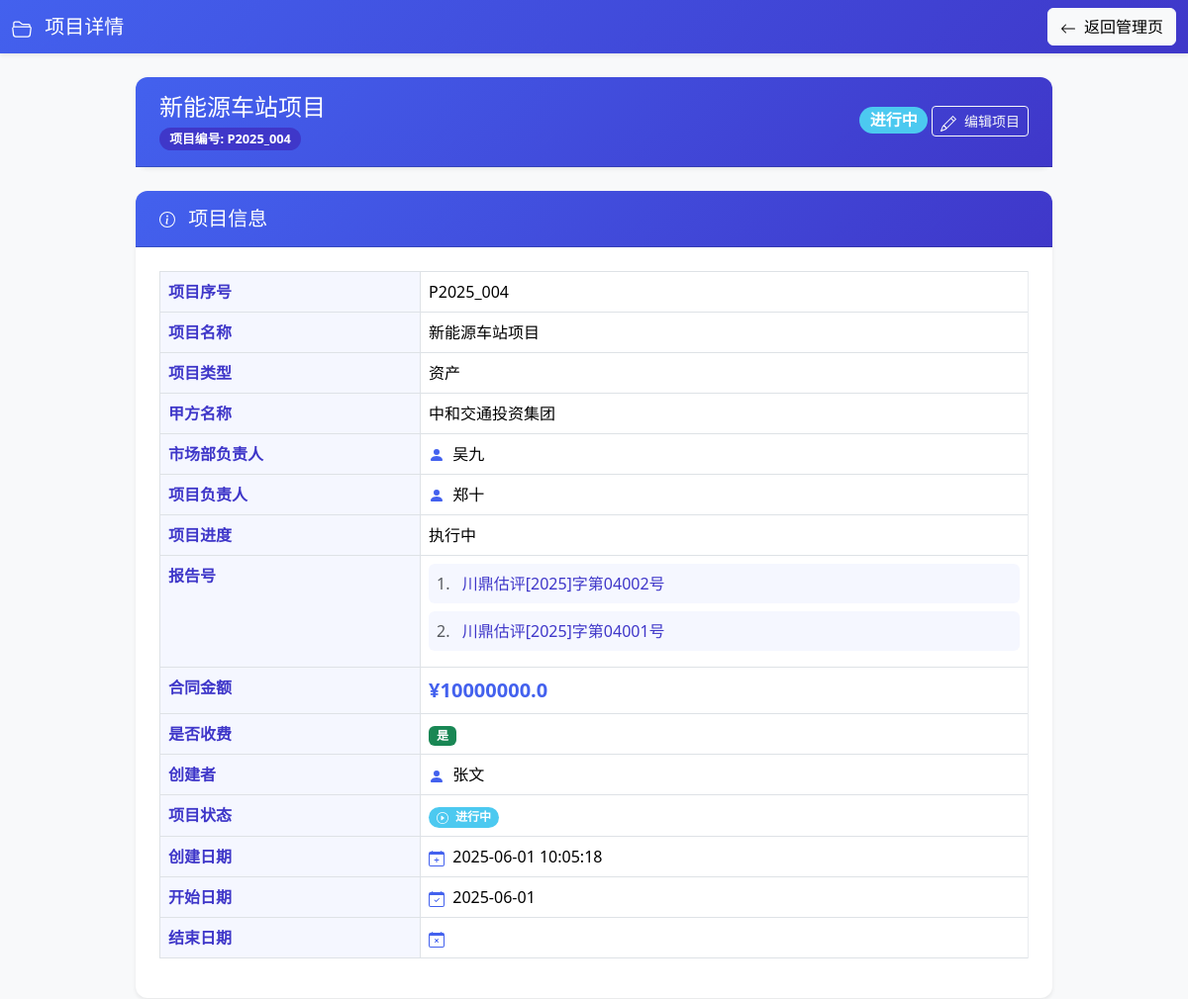
Before: /project/4 (signed in, upper part) with the older database file.
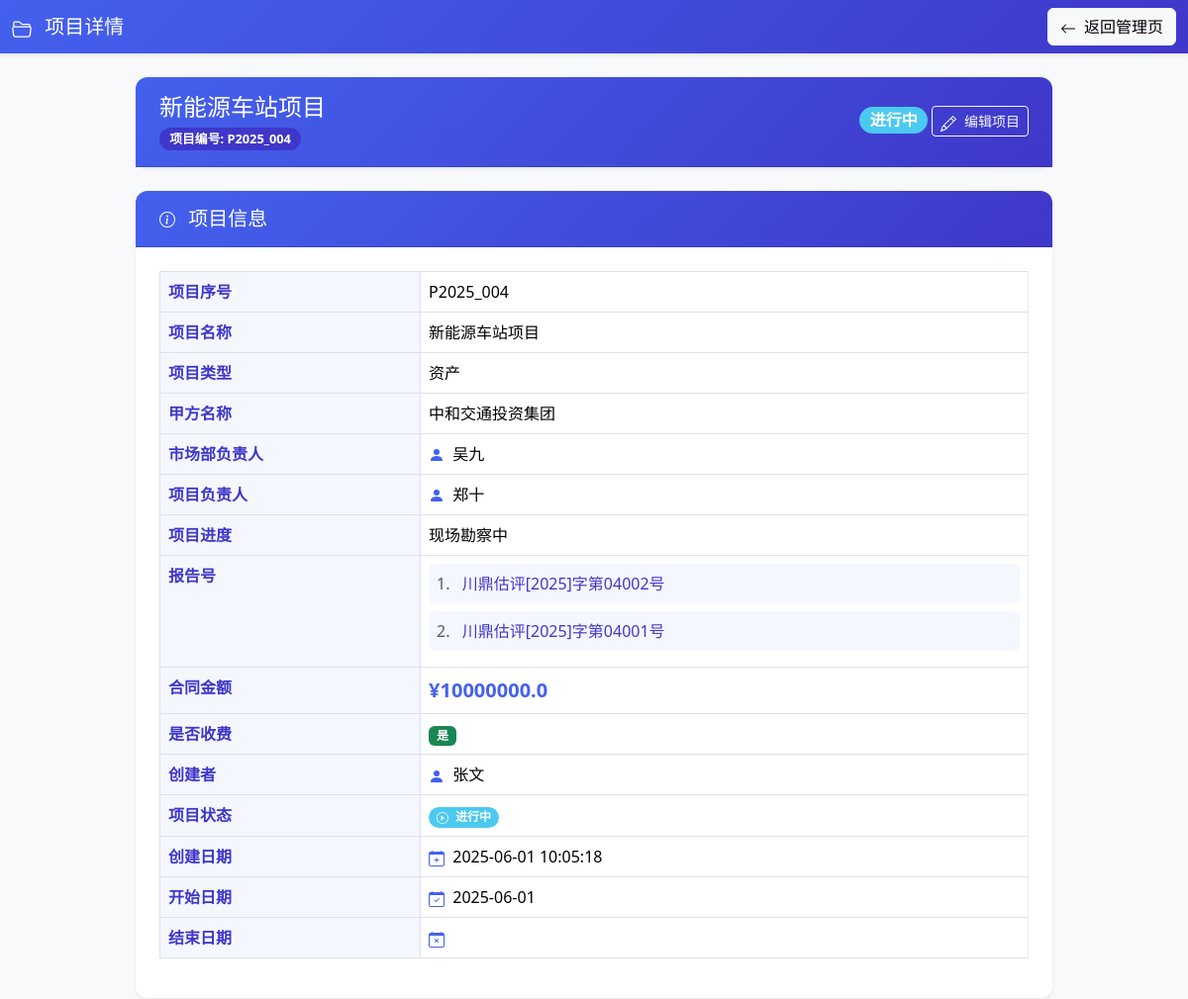
After: the same page with the newer database file.
### tables this page shows
CREATE TABLE projects (
        id INTEGER PRIMARY KEY AUTOINCREMENT,
        project_no TEXT,                 -- ① 项目序号
        name TEXT,                       -- ② 项目名称
        project_type TEXT,               -- ③ 项目类型
        client_name TEXT,                -- ④ 甲方名称
        market_leader TEXT,              -- ⑤ 市场部负责人用户名
        project_leader TEXT,             -- ⑥ 项目负责人用户名
        progress TEXT,                   -- ⑦ 项目进度
        report_numbers TEXT,             -- ⑧ 报告号（多个以逗号分隔）
        amount REAL,                     -- ⑨ 合同金额
        is_paid TEXT,                    -- ⑩ 是否收费（是/否）
        creator TEXT,                    -- ⑪ 项目创建人用户名
        creator_realname TEXT,           -- ⑫ 项目创建人真实姓名
        start_date TEXT,                 -- ⑬ 开始日期
        end_date TEXT,                   -- ⑭ 结束日期
        status TEXT,                     -- ⑮ 状态
        contract_file TEXT,
        create_date TEXT
    );

CREATE TABLE users (
        id INTEGER PRIMARY KEY AUTOINCREMENT,
        username TEXT UNIQUE NOT NULL,
        realname TEXT,
        user_type TEXT,
        password TEXT,
        -- 新增字段
        phone TEXT,
        email TEXT,
        hire_date TEXT,
        education TEXT,
        position TEXT,
        department TEXT,
        create_time TEXT DEFAULT CURRENT_TIMESTAMP,
        update_time TEXT DEFAULT CURRENT_TIMESTAMP
    );

CREATE TABLE reports (
        id INTEGER PRIMARY KEY AUTOINCREMENT,
        report_no TEXT NOT NULL,         -- 报告号
        project_id INTEGER,              -- 关联的项目ID
        report_type TEXT,                -- 报告类型（新增字段）
        file_paths TEXT,                 -- 文件路径（多个以逗号分隔）
        creator TEXT,                    -- 创建人用户名
        creator_realname TEXT,           -- 创建人真实姓名
        create_date TEXT,                -- 创建日期
        reviewer1 TEXT,                  -- 复核人1用户名
        reviewer2 TEXT,                  -- 复核人2用户名
        reviewer3 TEXT,                  -- 复核人3用户名
        signer1 TEXT,                    -- 签字人1用户名
        signer2 TEXT,                    -- 签字人2用户名
        FOREIGN KEY (project_id) REFERENCES projects (id)
    );

### routes/project_routes.py (the view)
@router.get("/project/{project_id}", response_class=HTMLResponse)
async def project_info(
    request: Request,
    project_id: int,
    user: dict = Depends(login_required),
    db: sqlite3.Connection = Depends(get_db)
):
    return await project_service.get_project_info(request, project_id, user, db)

### templates/project_info.html (shortened to what this page needs)
<!DOCTYPE html>
<html lang="zh-CN">
<head>
  <link href="https://cdn.jsdelivr.net/npm/bootstrap@5.3.2/dist/css/bootstrap.min.css" rel="stylesheet">
</head>
<body class="bg-light">
  <nav class="navbar navbar-dark shadow-sm">
    <div class="container-fluid">
      <span class="navbar-brand mb-0 h1">
        项目详情
      </span>
      <a href="/admin" class="btn btn-light">
        <svg xmlns="http://www.w3.org/2000/svg" width="16" height="16" fill="currentColor" class="bi bi-arrow-left me-1"
          viewBox="0 0 16 16">
          <path fill-rule="evenodd"
            d="M15 8a.5.5 0 0 0-.5-.5H2.707l3.147-3.146a.5.5 0 1 0-.708-.708l-4 4a.5.5 0 0 0 0 .708l4 4a.5.5 0 0 0 .708-.708L2.707 8.5H14.5A.5.5 0 0 0 15 8z" />
        </svg>
        返回管理页
      </a>
    </div>
  </nav>
  <div class="container mt-4">
    <div class="row">
      <div class="col-lg-10 mx-auto">
        <div class="card shadow-sm mb-4">
          <div class="card-header py-3">
            <div class="d-flex justify-content-between align-items-center">
              <div>
                <h4 class="mb-1">{{ project.name }}</h4>
                {% if project.project_no %}
                <span class="badge project-no-badge">项目编号: {{ project.project_no }}</span>
                {% endif %}
              </div>
              <div>
                {% if project.status == 'active' %}
                <span class="badge status-badge status-active fs-6">进行中</span>
                {% elif project.status == 'completed' %}
                <span class="badge status-badge status-completed fs-6">已完成</span>
                {% elif project.status == 'paused' %}
                <span class="badge status-badge status-paused fs-6">已暂停</span>
                {% elif project.status == 'cancelled' %}
                <span class="badge status-badge status-cancelled fs-6">已取消</span>
                {% else %}
                <span class="badge status-badge status-active fs-6">进行中</span>
                {% endif %}
                {% if project_operation_permission and project.status == 'active' %}
                <a href="/project/{{ project.id }}/edit" class="btn btn-outline-light btn-sm">
                  编辑项目
                </a>
                {% endif %}
              </div>
            </div>
          </div>
        </div>
        <div class="card shadow-sm mb-4">
          <div class="card-header">
            <h5 class="mb-0">
              项目信息
            </h5>
          </div>
          <div class="card-body">
            <div class="table-responsive">
              <table class="table table-bordered table-hover table-details">
                <tbody>
                  <tr>
                    <th>项目序号</th>
                    <td>
                      {% if project.project_no %}
                      {{ project.project_no }}
                      {% else %}
                      <span class="text-muted">未设置</span>
                      {% endif %}
                    </td>
                  </tr>
                  <tr>
                    <th>项目名称</th>
                    <td>{{ project.name }}</td>
                  </tr>
                  <tr>
                    <th>项目类型</th>
                    <td>
                      {% if project.project_type %}
                      {{ project.project_type }}
                      {% else %}
                      <span class="text-muted">未设置</span>
                      {% endif %}
                    </td>
                  </tr>
                  <tr>
                    <th>甲方名称</th>
                    <td>
                      {% if project.client_name %}
                      {{ project.client_name }}
                      {% else %}
                      <span class="text-muted">未设置</span>
                      {% endif %}
                    </td>
                  </tr>
                  <tr>
                    <th>市场部负责人</th>
                    <td>
                      {% if project.market_leader_realname %}
                      <svg xmlns="http://www.w3.org/2000/svg" width="16" height="16" fill="currentColor"
                        class="bi bi-person-fill me-1 info-icon" viewBox="0 0 16 16">
                        <path d="M3 14s-1 0-1-1 1-4 6-4 6 3 6 4-1 1-1 1H3Zm5-6a3 3 0 1 0 0-6 3 3 0 0 0 0 6Z" />
                      </svg>
                      {{ project.market_leader_realname }}
                      {% else %}
                      <span class="text-muted">未设置</span>
                      {% endif %}
                    </td>
                  </tr>
                  <tr>
                    <th>项目负责人</th>
                    <td>
                      {% if project.project_leader_realname %}
                      <svg xmlns="http://www.w3.org/2000/svg" width="16" height="16" fill="currentColor"
                        class="bi bi-person-fill me-1 info-icon" viewBox="0 0 16 16">
                        <path d="M3 14s-1 0-1-1 1-4 6-4 6 3 6 4-1 1-1 1H3Zm5-6a3 3 0 1 0 0-6 3 3 0 0 0 0 6Z" />
                      </svg>
                      {{ project.project_leader_realname }}
                      {% else %}
                      <span class="text-muted">未设置</span>
                      {% endif %}
                    </td>
                  </tr>
                  <tr>
                    <th>项目进度</th>
                    <td>
                      {% if project.progress %}
                      {{ project.progress }}
                      {% else %}
                      <span class="text-muted">未设置</span>
                      {% endif %}
                    </td>
                  </tr>
                  <tr>
                    <th>报告号</th>
                    <td>
                      {% if reports %}
                      <div class="report-numbers-list">
                        {% for report in reports %}
                        <div class="report-number-item">
                          <span class="text-muted me-2">{{ loop.index }}.</span>
                          <span class="report-no-text">{{ report.report_no }}</span>
                        </div>
                        {% endfor %}
                      </div>
                      {% else %}
                      <span class="text-muted">暂无报告</span>
                      {% endif %}
                    </td>
                  </tr>
                  <tr>
                    <th>合同金额</th>
                    <td>
                      <span class="amount-highlight">
                        {% if project.amount %}
                        ¥{{ project.amount }}
                        {% else %}
                        <span class="text-muted">未设置</span>
                        {% endif %}
                      </span>
                    </td>
                  </tr>
                  <tr>
                    <th>是否收费</th>
                    <td>
                      {% if project.is_paid == '是' %}
                      <span class="badge bg-success">是</span>
                      {% elif project.is_paid == '否' %}
                      <span class="badge bg-secondary">否</span>
                      {% else %}
                      <span class="text-muted">未设置</span>
                      {% endif %}
                    </td>
                  </tr>
                  <tr>
                    <th>创建者</th>
                    <td>
                      <svg xmlns="http://www.w3.org/2000/svg" width="16" height="16" fill="currentColor"
                        class="bi bi-person-fill me-1 info-icon" viewBox="0 0 16 16">
                        <path d="M3 14s-1 0-1-1 1-4 6-4 6 3 6 4-1 1-1 1H3Zm5-6a3 3 0 1 0 0-6 3 3 0 0 0 0 6Z" />
                      </svg>
                      {{ project.creator_realname }}
                    </td>
                  </tr>
                  <tr>
                    <th>项目状态</th>
                    <td>
                      {% if project.status == 'active' %}
                      <span class="badge status-badge status-active">
                        进行中
                      </span>
                      {% else %}
                      <span class="badge status-badge status-active">进行中</span>
                      {% endif %}
                    </td>
                  </tr>
                  <tr>
                    <th>创建日期</th>
                    <td>
                      {% if project.create_date %}
                      {{ project.create_date }}
                      {% else %}
                      <span class="text-muted">未记录</span>
                      {% endif %}
                    </td>
                  </tr>
                  <tr>
                    <th>开始日期</th>
                    <td>
                      {{ project.start_date }}
                    </td>
                  </tr>
                  <tr>
                    <th>结束日期</th>
                    <td>
                    </td>
                  </tr>
                </tbody>
              </table>
            </div>
          </div>
        </div>
      </div>
    </div>
  </div>
</body>
</html>

### templates/project_info.html (style rules this page uses)
:root { --primary-color: #4361ee; --secondary-color: #3f37c9; --accent-color: #4895ef; --success-color: #4cc9f0; --warning-color: #f72585; --light-bg: #f8f9fa; --card-shadow: 0 4px 6px rgba(0, 0, 0, 0.05); --card-hover-shadow: 0 10px 15px rgba(0, 0, 0, 0.1); }
body { background-color: var(--light-bg); font-family: 'Segoe UI', Tahoma, Geneva, Verdana, sans-serif; }
.navbar { background: linear-gradient(135deg, var(--primary-color) 0%, var(--secondary-color) 100%) !important; box-shadow: 0 2px 10px rgba(0, 0, 0, 0.1); }
.card { border: none; border-radius: 12px; box-shadow: var(--card-shadow); transition: all 0.3s ease; margin-bottom: 1.5rem; }
.card-header { background: linear-gradient(135deg, var(--primary-color) 0%, var(--secondary-color) 100%); color: white; border-radius: 12px 12px 0 0 !important; padding: 1rem 1.5rem; font-weight: 600; }
.card-body { padding: 1.5rem; }
.status-badge { font-size: 0.75rem; padding: 0.35em 0.65em; border-radius: 20px; }
.status-active { background-color: var(--success-color); color: white; }
.table-details th { width: 30%; background-color: rgba(67, 97, 238, 0.05); font-weight: 600; color: var(--secondary-color); }
.table-details td { border-color: #e9ecef; }
.project-no-badge { background-color: var(--secondary-color); color: white; font-size: 0.8rem; border-radius: 20px; padding: 0.4em 0.8em; }
.report-number-item { padding: 0.5rem; background-color: rgba(67, 97, 238, 0.05); border-radius: 6px; margin-bottom: 0.5rem; }
.report-no-text { font-weight: 500; color: var(--secondary-color); }
.info-icon { color: var(--primary-color); margin-right: 0.5rem; }
.amount-highlight { color: var(--primary-color); font-weight: 700; font-size: 1.25rem; }

Changed rows visible on the page:
changed projects "新能源车站项目": progress "执行中" → "现场勘察中"
